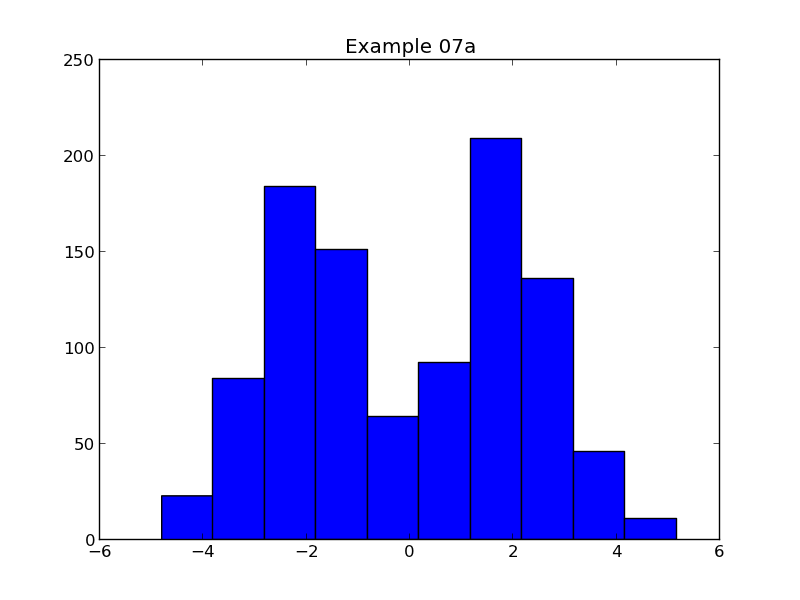

Here is the Python script that generated this plot:
import matplotlib.pyplot as pyplot
import plotdata

data = plotdata.data07

pyplot.hist(data)

pyplot.title('Example 07a')
pyplot.savefig('example07a.png')
